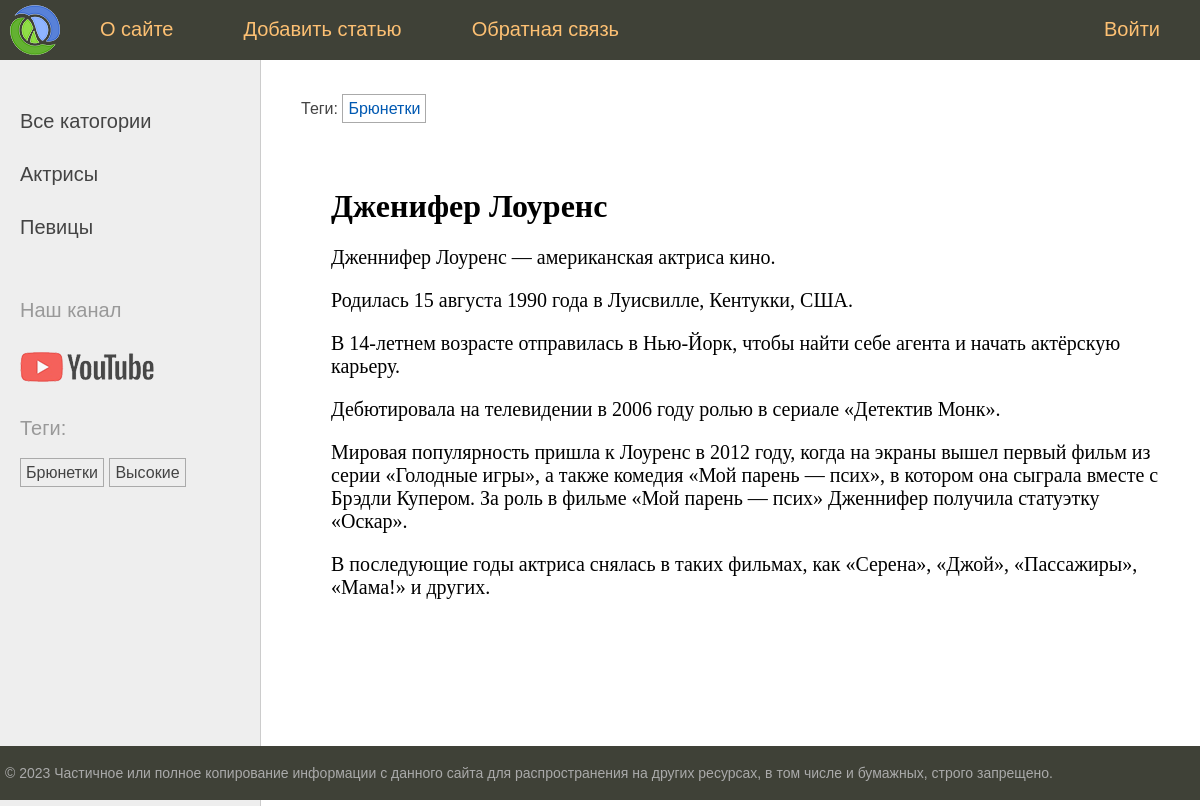
Screenshot of /post/dzenipher-lourens/ with the database file from the repository.
### sitewomen/women/models.py (models this page shows, shortened)
class Category(models.Model):
    name = models.CharField(max_length=100, db_index=True)
    slug = models.SlugField(max_length=255, unique=True, db_index=True)
    def get_absolute_url(self):
        return reverse('category', kwargs={'cat_slug': self.slug})

class TagPost(models.Model):
    tag = models.CharField(max_length=100, db_index=True)
    slug = models.SlugField(max_length=255, unique=True, db_index=True)
    def __str__(self):
        return self.tag
    def get_absolute_url(self):
        return reverse('tag', kwargs={'tag_slug': self.slug})

class Women(models.Model):
    class Status(models.IntegerChoices):
        DRAFT = 0, 'Черновик'
        PUBLISHED = 1, 'Опубликовано'
    title = models.CharField(max_length=255)
    slug = models.SlugField(max_length=255, unique=True, db_index=True)
    content = models.TextField(blank=True)
    time_create = models.DateTimeField(auto_now_add=True)
    time_update = models.DateTimeField(auto_now=True)
    is_published = models.BooleanField(choices=Status.choices, default=Status.DRAFT)
    cat = models.ForeignKey('Category', on_delete=models.CASCADE, related_name='posts')
    tags = models.ManyToManyField('TagPost', blank=True, related_name='tags')
    husband = models.OneToOneField('Husband', on_delete=models.SET_NULL, null=True, blank=True, related_name='women')
    objects = models.Manager()
    published = PublishedManager()
    class Meta:
        ordering = ['-time_create']
        indexes = [
            models.Index(fields=['-time_create'])
        ]

### sitewomen/women/views.py (the view)
# urls.py: path('post/<slug:post_slug>/', views.show_post, name='post'),
def show_post(request, post_slug):
    post = get_object_or_404(Women, slug=post_slug)
    data = {
        'title': post.title,
        'menu': menu,
        'post': post,
        'cat_selected': 1
    }
    return render(request, 'women/post.html', context=data)

### sitewomen/women/templatetags/womentags.py (called while the page is built)
@register.inclusion_tag('women/list_categories.html')
def show_categories(cat_selected=0):
    cats = Category.objects.annotate(posts_count=Count("posts")).filter(posts_count__gt=0)
    return {'cats': cats, 'cat_selected': cat_selected}

@register.inclusion_tag('women/list_tags.html')
def show_all_tags():
    tags = TagPost.objects.annotate(posts_count=Count("tags")).filter(posts_count__gt=0)
    return {'tags': tags}

### sitewomen/templates/women/post.html (shortened to what this page needs)
{% extends 'base.html' %}
{% block breadcrumbs %}
{% with post.tags.all as tags %}
{% if tags %}
<ul class="tags-list">
    <li>Теги:</li>
    {% for tag in tags %}
    <li><a href="{{tag.get_absolute_url}}">{{tag}}</a></li>
    {% endfor %}
</ul>
{% endif %}
{% endwith %}
{% endblock %}
{% block content %}
<h1>{{post.title}}</h1>
{{post.content|linebreaks}}
{% endblock %}

### sitewomen/templates/women/list_categories.html
{% for cat in cats %}
    {% if cat.id == cat_selected %}
        <li class="selected">{{ cat.name }}</li>
    {% else %}
        <li><a href="{{ cat.get_absolute_url }}">{{ cat.name }}</a></li>
    {% endif %}
{% endfor %}

### sitewomen/templates/women/list_tags.html
{% if tags %}
    Теги:</p>
    <ul class="tags-list">
        {% for t in tags %}
        <li><a href="{{t.get_absolute_url}}">{{t.tag}}</a></li>
        {% endfor %}
    </ul>
{% endif %}

### sitewomen/static/women/css/styles.css (style rules this page uses)
html, body { font-family: 'Arial'; margin: 0; padding: 0; height: 100%; width: 100%; color: #444; }
a { color: #0059b2; text-decoration: none; }
.left-chapters ul { width: 230px; margin: 0; padding: 20px 10px 10px 20px; list-style: none; font-size: 20px; }
.left-chapters ul li { margin: 30px 0 0 0; color: #999; }
.left-chapters ul li a { color: #444; text-decoration: none; }
ul.tags-list { width: 100%; margin: 0; padding: 0; list-style: none; }
ul.tags-list li { margin: 0; padding: 0 0 10px; display: inline-block; }
ul.tags-list li a { padding: 5px; font-size: 16px; border: 1px solid #aaa; }
.content-text h1 { font-size: 32px; }

### rows the page displays
Category: name "Актрисы"
Category: name "Певицы"
TagPost: tag "Брюнетки"
TagPost: tag "Высокие"
Women: title "Дженифер Лоуренс", content "Дженнифер Лоуренс — американская актриса кино. Родилась 15 августа 1990 года в Луисвилле, Кентукки, США. В 14-летнем возрасте отправилась в Нью-Йорк, чтобы найти себе агента и начать актёрскую карьеру. Дебютировала на телевидении в 2006 году ролью в сериале «Детектив Монк». Мировая популярность пришла к Лоуренс в 2012 году, когда на экраны вышел первый фильм из серии «Голодные игры», а также комедия «Мой парень — псих», в котором она сыграла вместе с Брэдли Купером. За роль в фильме «Мой парень — псих» Дженнифер получила статуэтку «Оскар». В последующие годы актриса снялась в таких фильмах, как «Серена», «Джой», «Пассажиры», «Мама!» и других."

### other values shown
{{ m.title }} "О сайте" "Добавить статью" "Обратная связь" "Войти"
